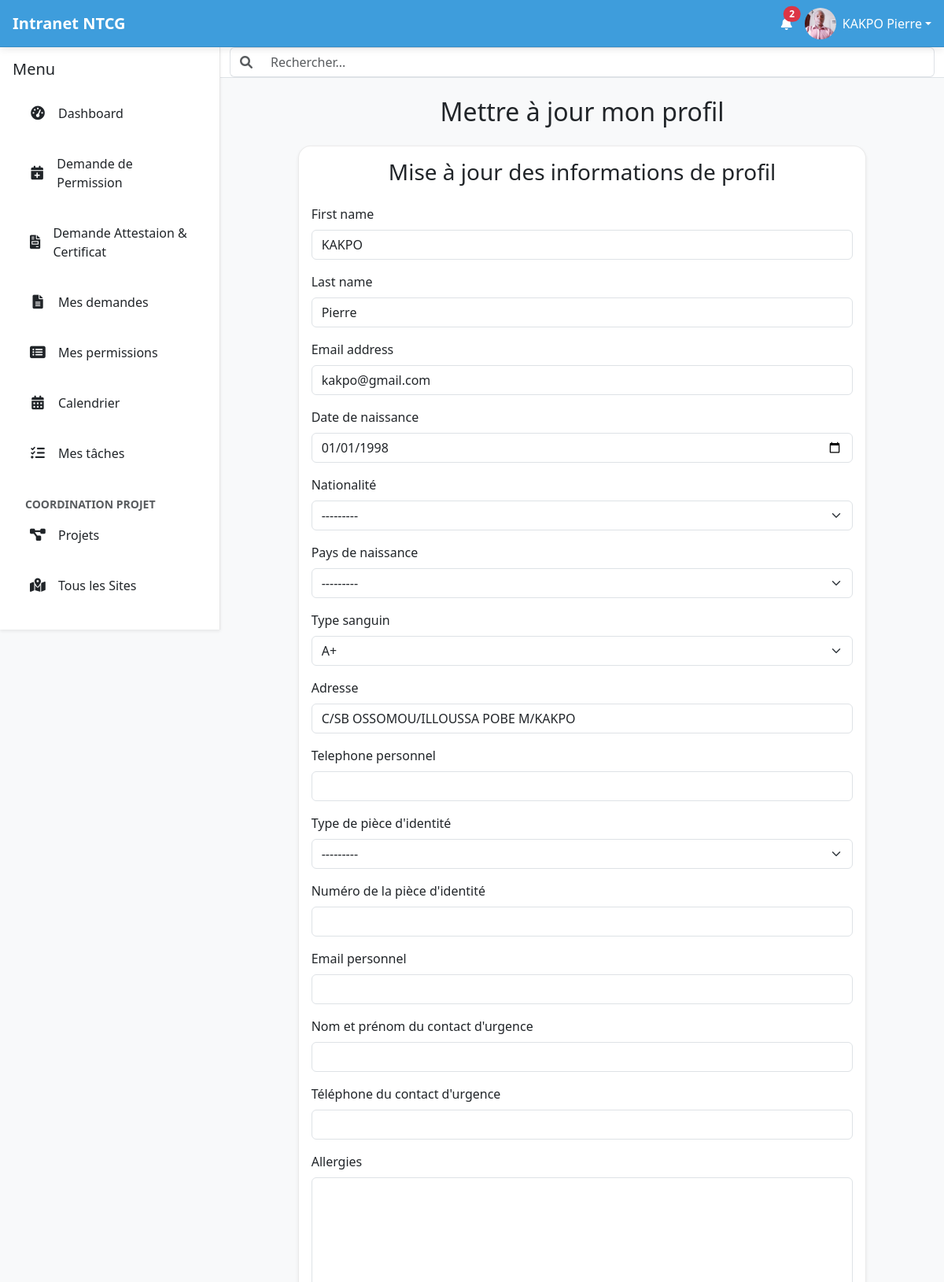
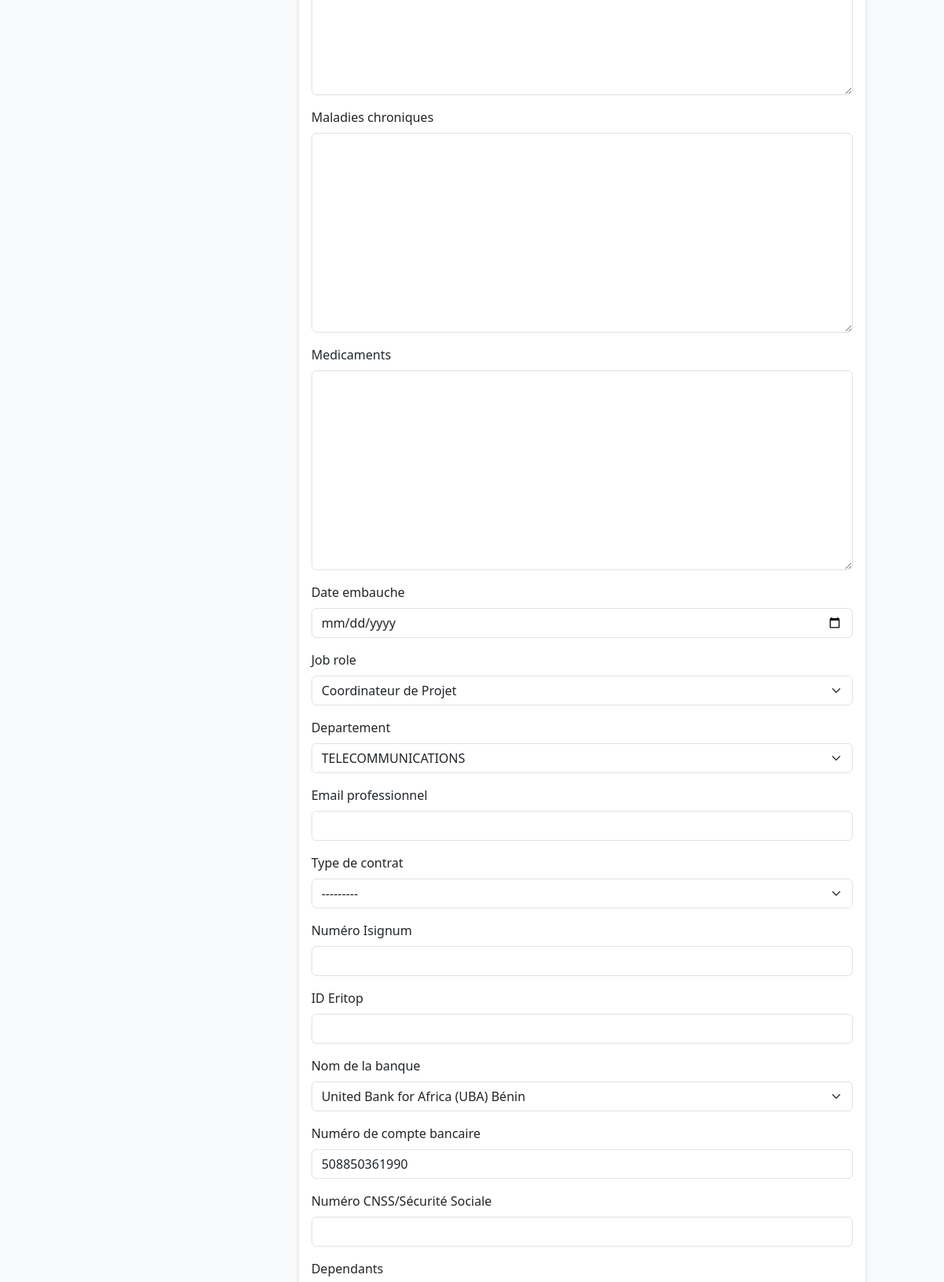
Page /profile/edit/ (signed in, upper part) on the committed database (2 pictures, top to bottom).
### intranet/models.py (models this page shows, shortened)
class User(AbstractUser):
    date_de_naissance = models.DateField(null=True, blank=True)
    nationalite = CountryField(blank=True)
    pays_de_naissance = CountryField(blank=True)
    type_sanguin = models.CharField(max_length=5, blank=True)
    adresse = models.CharField(max_length=255, blank=True)
    telephone_personnel = models.CharField(max_length=20, blank=True)
    piece_type = models.ForeignKey(PieceType, on_delete=models.SET_NULL, null=True, blank=True, verbose_name="Type de pièce d'identité")
    piece_number = models.CharField(max_length=100, blank=True, verbose_name="Numéro de la pièce d'identité")
    personal_email = models.EmailField(blank=True, null=True, verbose_name="Email personnel")
    emergency_contact_name = models.CharField(max_length=255, blank=True, verbose_name="Nom et prénom du contact d'urgence")
    emergency_contact_phone = models.CharField(max_length=20, blank=True, verbose_name="Téléphone du contact d'urgence")
    allergies = models.TextField(blank=True)
    maladies_chroniques = models.TextField(blank=True)
    medicaments = models.TextField(blank=True)
    job_role = models.ForeignKey(JobRole, on_delete=models.SET_NULL, null=True, blank=True)
    departement = models.ForeignKey(Department, on_delete=models.SET_NULL, null=True, blank=True)
    date_embauche = models.DateField(null=True, blank=True)
    professional_email = models.EmailField(blank=True, null=True, verbose_name="Email professionnel")
    contract_type = models.ForeignKey(ContractType, on_delete=models.SET_NULL, null=True, blank=True, verbose_name="Type de contrat")
    isignum = models.CharField(max_length=100, blank=True, verbose_name="Numéro Isignum")
    eritop_id = models.CharField(max_length=100, blank=True, verbose_name="ID Eritop")
    country = models.ForeignKey(Country, on_delete=models.SET_NULL, null=True, blank=True, verbose_name="Pays de l'employé")
    managed_countries = models.ManyToManyField(Country, related_name='managers', blank=True, verbose_name="Pays gérés")
    bank_info = models.ForeignKey(BankInfo, on_delete=models.SET_NULL, null=True, blank=True, verbose_name="Nom de la banque")
    bank_account_number = models.CharField(max_length=50, blank=True, verbose_name="Numéro de compte bancaire")
    cnss = models.CharField(max_length=50, verbose_name="Numéro CNSS/Sécurité Sociale", blank=True)
    dependants = models.TextField(blank=True)
    employee_id = models.CharField(max_length=100, unique=True, blank=True, verbose_name="Numéro de matricule")
    photo_profil = models.ImageField(upload_to='photos_profils/', null=True, blank=True)
    class Meta:
        ordering = ['last_name', 'first_name']
        indexes = [
            models.Index(fields=['last_name', 'first_name']),
            models.Index(fields=['is_active']),
            models.Index(fields=['departement']),
            models.Index(fields=['country']),
            models.Index(fields=['email']),
            models.Index(fields=['is_active', 'country']),
        ]

### intranet/views.py (the view)
# urls.py: path('profile/edit/', views.profile_update, name='profile_update'),
@login_required
def profile_update(request):
    existing_update = ProfileUpdate.objects.filter(user=request.user, status='pending').first()
    if request.method == 'POST':
        if 'profile_form_submit' in request.POST:
            if existing_update:
                messages.info(request, "Une demande de mise à jour de votre profil est déjà en attente d'approbation.")
                return redirect('my_profile')
            profile_form = ProfileUpdateForm(request.POST, request.FILES, instance=request.user)
            if profile_form.is_valid():
                updated_fields = {}
                cleaned_data = profile_form.cleaned_data
                for field, new_value in cleaned_data.items():
                    try:
                        current_value = getattr(request.user, field)
                        if isinstance(current_value, models.Model):
                            current_value_to_compare = current_value.pk
                        else:
                            current_value_to_compare = current_value
                        if current_value_to_compare != new_value:
                            if hasattr(new_value, 'name'):
                                updated_fields[field] = new_value.name
                            else:
                                updated_fields[field] = new_value
                    except AttributeError:
                        pass
                if updated_fields:
                    ProfileUpdate.objects.create(
                        user=request.user,
                        updated_fields=updated_fields
                    )
                    messages.success(request, 'Votre demande de mise à jour de profil a été soumise pour approbation.')
                else:
                    messages.info(request, "Aucune modification n'a été détectée.")
                return redirect('my_profile')
        if 'document_form_submit' in request.POST:
            document_form = DocumentUploadForm(request.POST, request.FILES)
            if document_form.is_valid():
                new_document = document_form.save(commit=False)
                new_document.employe = request.user
                new_document.save()
                messages.success(request, f"Le document '{new_document.nom}' a été téléchargé avec succès.")
                return redirect('my_profile')
    else: # Requête GET
        profile_form = ProfileUpdateForm(instance=request.user)
        document_form = DocumentUploadForm()
    context = {
        'profile_form': profile_form,
        'document_form': document_form,
        'existing_update': existing_update
    }
    return render(request, 'intranet/profile_update.html', context)

### intranet/forms.py
class DocumentUploadForm(forms.ModelForm):
    class Meta:
        model = Document
        fields = ['nom', 'document_type', 'fichier']
    def __init__(self, *args, **kwargs):
        super().__init__(*args, **kwargs)
        self.helper = FormHelper()
        self.helper.layout = Layout(
            'nom',
            'document_type',
            'fichier',
            Submit('submit', 'Télécharger', css_class='btn-success mt-4')
        )
        self.fields['document_type'].queryset = DocumentType.objects.all()

### intranet/context_processors.py (called while the page is built, shortened)
def user_groups(request):
    if request.user.is_authenticated:
        group_names = list(request.user.groups.values_list('name', flat=True))
        return {
            'user_groups': group_names,
            'is_rh': 'Ressources Humaines' in group_names,
            'is_coordinator': 'Coordinateur de Projet' in group_names,
            'is_country_manager': 'Country Manager' in group_names,
            'is_team_lead': 'Team Lead' in group_names,
        }

def unread_notifications(request):
    if request.user.is_authenticated:
       unread_count = Notification.objects.filter(user=request.user, is_read=False).count()
    else:
        unread_count = 0
    return {'unread_notifications_count': unread_count}

### intranet/models.py (called while the page is built)
    def __str__(self):
        return self.name

    def __str__(self):
        return self.name

    def __str__(self):
        return self.name

    def __str__(self):
        return self.name

    def __str__(self):
        return self.name

    def __str__(self):
        return self.name

    def __str__(self):
        return self.name

### intranet/templatetags/intranet_tags.py (called while the page is built)
@register.filter(name='has_group')
def has_group(user, group_name):
    if user.is_authenticated:
        groups = user.groups.all()
        result = user.groups.filter(name=group_name).exists()
        return result
    return False

### templates/intranet/profile_update.html (shortened to what this page needs)
{% extends "intranet/base.html" %}
{% load crispy_forms_tags %}
{% block content %}
<div class="row justify-content-center">
    <div class="col-md-10">
        <h2 class="text-center mb-4">Mettre à jour mon profil</h2>
        <div class="card shadow-sm mb-4">
            <div class="card-body">
                <h3 class="card-title text-center mb-4">Mise à jour des informations de profil</h3>
                {% if existing_update %}
                    <div class="alert alert-info">
                        Une demande de mise à jour de votre profil est déjà en attente d'approbation.
                    </div>
                {% else %}
                    <form method="post" enctype="multipart/form-data">
                        {{ profile_form|crispy }}
                    </form>
                {% endif %}
            </div>
        </div>
    </div>
</div>
{% endblock %}

### templates/intranet/base.html (shortened to what this page needs)
{% load static intranet_tags %}
<!doctype html>
<html lang="fr">
<head>
    <link rel="stylesheet" href="https://cdn.jsdelivr.net/npm/bootstrap@5.3.3/dist/css/bootstrap.min.css"
          media="print" onload="this.media='all'">
    <link rel="stylesheet" href="https://cdnjs.cloudflare.com/ajax/libs/font-awesome/6.0.0-beta3/css/all.min.css">
    <link rel="stylesheet" type="text/css" href="https://cdn.datatables.net/2.0.8/css/dataTables.dataTables.css">
</head>
<body>
    <header id="top-header" class="d-flex justify-content-between align-items-center">
        <div class="d-flex align-items-center">
            <a href="{% url 'home_view' %}" class="text-decoration-none text-white d-flex align-items-center">
                <span class="fs-5 fw-bold">Intranet NTCG</span>
            </a>
        </div>
        <div class="d-flex align-items-center">
            <a href="{% url 'notifications' %}" class="text-white me-3 position-relative touch-feedback"
                data-bs-toggle="tooltip" data-bs-placement="bottom" title="Notifications" aria-label="Notifications">
                <i class="fas fa-bell"></i>
                {% if unread_notifications_count > 0 %}
                <span class="position-absolute top-0 start-100 translate-middle badge rounded-pill bg-danger notification-count">
                    {{ unread_notifications_count }}
                </span>
                {% endif %}
            </a>
            <div class="dropdown">
                <a class="text-white d-flex align-items-center text-decoration-none dropdown-toggle touch-feedback" href="#"
                    id="profileDropdown" role="button" data-bs-toggle="dropdown" aria-expanded="false"
                    aria-label="Menu profil">
                    <img src="{% if user.photo_profil %}{{ user.photo_profil.url }}{% else %}{% static 'images/default_profile.png' %}{% endif %}"
                         alt="Avatar de {{ user.get_full_name|default:user.username }}"
                         class="rounded-circle me-2" width="40" height="40" style="object-fit: cover;">
                    <span class="d-none d-sm-inline">{{ user.get_full_name|default:user.username }}</span>
                </a>
            </div>
        </div>
    </header>
    <div id="main-wrapper">
        <nav id="sidebar" class="shadow-sm" aria-label="Menu principal">
            <div class="p-3">
                <div class="d-flex justify-content-between align-items-center mb-3">
                    <h5 class="mb-0">Menu</h5>
                </div>
                <ul class="nav nav-pills flex-column mb-auto" id="sidebar-nav-links">
                   <li class="nav-item">
                        <a href="{% url 'dashboard' %}" class="nav-link {% if request.resolver_match.url_name == 'home_view' %}active{% endif %} touch-feedback">
                            <i class="fas fa-tachometer-alt"></i> Dashboard
                        </a>
                    </li>
                    <li class="nav-item">
                        <a class="nav-link touch-feedback" href="{% url 'submit_leave_request' %}">
                            <i class="fas fa-calendar-plus"></i>
                            <span>Demande de Permission</span>
                        </a>
                    </li>
                    <li class="nav-item">
                        <a class="nav-link touch-feedback" href="{% url 'request_document' %}">
                            <i class="fas fa-file-invoice"></i> Demande Attestaion & Certificat
                        </a>
                    </li>
                    <li class="nav-item">
                        <a class="nav-link touch-feedback" href="{% url 'my_document_requests' %}">
                            <i class="fas fa-file-alt"></i> Mes demandes
                        </a>
                    </li>
                    <li class="nav-item">
                        <a class="nav-link touch-feedback" href="{% url 'my_leave_requests' %}">
                            <i class="fas fa-list-alt"></i>
                            <span>Mes permissions</span>
                        </a>
                    </li>
                    {% if user.is_authenticated %}
                    <li class="nav-item">
                        <a href="#" class="nav-link touch-feedback">
                            <i class="fas fa-calendar-alt"></i> Calendrier
                        </a>
                    </li>
                    <li class="nav-item">
                        <a href="#" class="nav-link touch-feedback">
                            <i class="fas fa-tasks"></i> Mes tâches
                        </a>
                    </li>
                    {% endif %}
                    {% if request.user|has_group:"Coordinateur de Projet" %}
                    <li class="nav-item mt-3">
                        <small class="text-muted px-3"><strong>COORDINATION PROJET</strong></small>
                    </li>
                    <li class="nav-item">
                        <a href="{% url 'project_dashboard' %}" class="nav-link {% if request.resolver_match.url_name == 'project_dashboard' %}active{% endif %} touch-feedback">
                            <i class="fas fa-project-diagram"></i> Projets
                        </a>
                    </li>
                    <li class="nav-item">
                        <a href="{% url 'site_list' %}" class="nav-link {% if request.resolver_match.url_name == 'site_list' %}active{% endif %} touch-feedback">
                            <i class="fas fa-map-marked-alt"></i> Tous les Sites
                        </a>
                    </li>
                    {% endif %}
                    {% if request.user|has_group:"Country Manager" or request.user|has_group:"Coordinateur de Projet" %}
                        <li class="nav-item mt-3">
                            <small class="text-muted px-3"><strong>MANAGEMENT</strong></small>
                        </li>
                        {% endif %}
                </ul>
            </div>
        </nav>
        <div id="content-area">
            <nav id="top-navbar" class="bg-white border-bottom">
                <div class="container-fluid">
                    <form class="d-flex w-100">
                        <div class="input-group">
                            <span class="input-group-text bg-white border-end-0">
                                <i class="fas fa-search text-muted"></i>
                            </span>
                            <input class="form-control border-start-0" type="search"
                                   placeholder="Rechercher..." aria-label="Search" id="global-search"
                                   style="font-size: 16px;">
                        </div>
                    </form>
                </div>
            </nav>
            <main id="main-content" class="p-3 p-lg-4">
                {% block content %}
                {% endblock %}
            </main>
        </div>
    </div>
</body>
</html>

### rows in the picture
User: photo_profil (picture), get_full_name "KAKPO Pierre", first_name "KAKPO", last_name "Pierre", email "kakpo@gmail.com", date_de_naissance "01/01/1998", nationalite "---------", pays_de_naissance "---------", type_sanguin "A+", adresse "C/SB OSSOMOU/ILLOUSSA POBE M/KAKPO", piece_type "---------", job_role "Coordinateur de Projet", departement "TELECOMMUNICATIONS", contract_type "---------", bank_info "United Bank for Africa (UBA) Bénin", bank_account_number "508850361990"

### other values in the picture
{{ unread_notifications_count }} "2"
